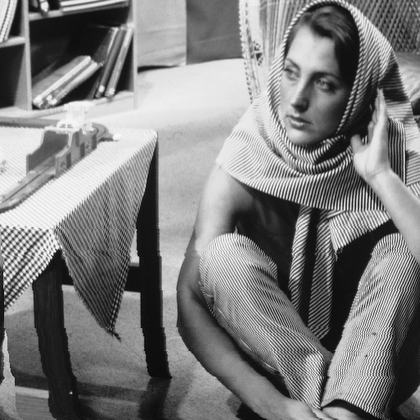
%> input picture Semana 9/imagens/barbara_gray.bmp, 420 x 420 px, shrunk from 512 x 512 before the run
$ octave exercicio_3.m   (GNU Octave 9; MATLAB toolbox functions it lacks are replaced by stand-ins)
%> lines starting %> are read from the running program, lines starting %| are printed output that depends on the picture; in (x1, y1, x2, y2) boxes, pixels count from 0 and x2, y2 are one past the last pixel; in counts of white or black regions, pixels touching at a corner belong together; the program's own positions count from 1
### Semana 9/cria_diamante.m
function diamante = cria_diamante(raio)
  tamanho = 2 * raio + 1;  % O diâmetro do diamante
  centro = raio + 1;  % O centro do diamante
  diamante = zeros(tamanho, tamanho);  % Inicializa a matriz do elemento estruturante

  for i = 1:tamanho
    for j = 1:tamanho
      if abs(i - centro) + abs(j - centro) <= raio
        diamante(i, j) = 1;
      end
    end
  end
end

### Semana 9/erosao.m
function imagem_erodida = erosao(imagem_binaria, matriz_elemento_estruturante)
    [linhas, colunas] = size(imagem_binaria);
    [linhas_ee, colunas_ee] = size(matriz_elemento_estruturante);
    largura_borda = floor(linhas_ee / 2);
    altura_borda = floor(colunas_ee / 2);

    % Adiciona borda à imagem para tratar as bordas
    imagem_com_borda = padarray(imagem_binaria, [largura_borda, altura_borda], 0, 'both');
    imagem_erodida = zeros(size(imagem_binaria));

    for i = 1:linhas
        for j = 1:colunas
            % Extrai a região de interesse
            regiao = imagem_com_borda(i:i+2*largura_borda, j:j+2*altura_borda);

            % Realiza a operação E lógico e verifica se o resultado corresponde ao elemento estruturante
            if all(all((regiao & matriz_elemento_estruturante) == matriz_elemento_estruturante))
                imagem_erodida(i, j) = 1;
            end
        end
    end
end

### Semana 9/dilata.m
function imagem_dilatada = dilata(imagem_bin, matriz_elemento_estruturante)
    [linhas, colunas] = size(imagem_bin);
    [linhas_ee, colunas_ee] = size(matriz_elemento_estruturante);
    pad_largura = floor(linhas_ee / 2);
    pad_altura = floor(colunas_ee / 2);

    % Adiciona borda à imagem para facilitar o processamento das bordas
    imagem_com_borda = padarray(imagem_bin, [pad_largura, pad_altura], 0, 'both');
    imagem_dilatada = zeros(size(imagem_bin));

    for i = 1:linhas
        for j = 1:colunas
            % Extrai a região de interesse
            regiao = imagem_com_borda(i:i+2*pad_largura, j:j+2*pad_altura);

            % Se pelo menos um pixel na região de interesse corresponder ao elemento estruturante, marque o pixel como 1
            if any(any(regiao & matriz_elemento_estruturante))
                imagem_dilatada(i, j) = 1;
            end
        end
    end
end

### Semana 9/abertura.m
function imagem_abertura = abertura(imagem, elemento_estruturante)
  imagem_erodida = erosao(imagem, elemento_estruturante);
  imagem_abertura = dilata(imagem_erodida, elemento_estruturante);
end

### Semana 9/fechamento.m
function imagem_fechamento = fechamento(imagem, elemento_estruturante)
  imagem_dilatada = dilata(imagem, elemento_estruturante);
  imagem_fechamento = erosao(imagem_dilatada, elemento_estruturante);
end

### Semana 9/exercicio_3.m
img = imread('imagens/barbara_gray.bmp');
%> img is the input picture: size 420x420 uint8; min 0, max 255, mean 126.6

threshold = 0.5;
img_bin = im2bw(img, threshold);
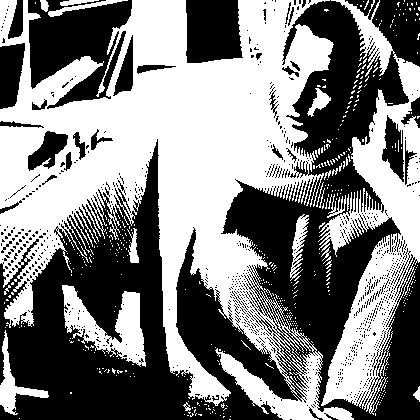
%> img_bin: size 420x420 logical; 50.5% white; 846 black regions (811 under 20 px), largest, box (x1, y1, x2, y2) and area: (0, 0, 420, 420) 69099, (28, 0, 132, 109) 6736, (186, 0, 243, 63) 3211

% Definir o elemento estruturante
diamante = cria_diamante(3);

% Chamar a função de abertura
img_abertura = abertura(img_bin, diamante);
%> in erosao, `imagem_com_borda = padarray(imagem_binaria, [largura_borda, altura_bor..`: imagem_com_borda: size 426x426 logical; 49% white; 452 white regions (428 under 20 px), largest, box (x1, y1, x2, y2) and area: (3, 3, 357, 423) 65983, (321, 3, 423, 418) 15595, (65, 288, 149, 370) 3009
%> after the loop in erosao, `for i = 1:linhas`:
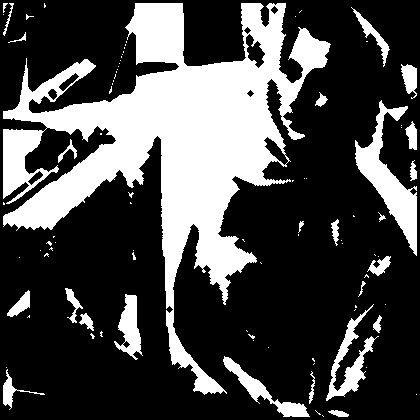
%> imagem_erodida: size 420x420 double; values 0 (black) and 1 (white), 28.7% white; 91 white regions (65 under 20 px), largest, box (x1, y1, x2, y2) and area: (3, 3, 331, 395) 40916, (355, 100, 417, 256) 3044, (326, 304, 379, 401) 1328
%> in dilata, `imagem_com_borda = padarray(imagem_bin, [pad_largura, pad_altura], 0, ..`:
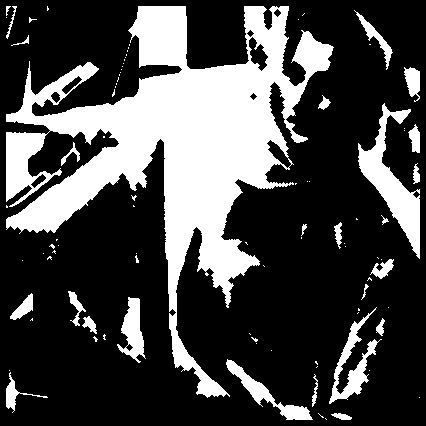
%> imagem_com_borda: size 426x426 double; values 0 (black) and 1 (white), 27.9% white; 91 white regions (65 under 20 px), largest, box (x1, y1, x2, y2) and area: (6, 6, 334, 398) 40916, (358, 103, 420, 259) 3044, (329, 307, 382, 404) 1328
%> after the loop in dilata, `for i = 1:linhas`:
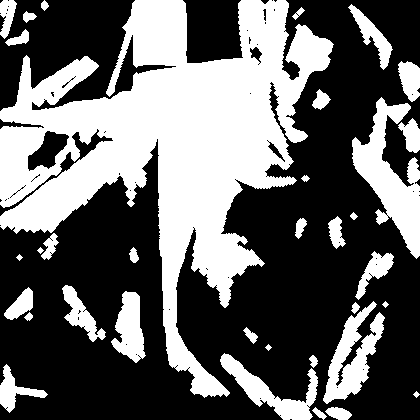
%> imagem_dilatada: size 420x420 double; values 0 (black) and 1 (white), 39.7% white; 35 white regions, largest, box (x1, y1, x2, y2) and area: (0, 0, 334, 398) 51516, (352, 97, 420, 259) 4642, (323, 301, 385, 404) 2696
imwrite(img_dilatada, 'imagens/barbara_gray_abertura.bmp');

% Chamar a função de fechamento
img_fechamento = fechamento(img_bin, diamante);
%> after the loop in dilata (call 2), `for i = 1:linhas`:
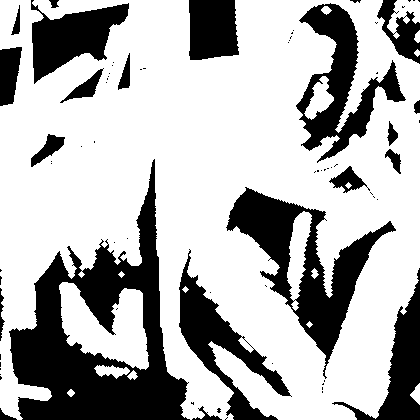
%> imagem_dilatada: size 420x420 double; values 0 (black) and 1 (white), 69.5% white; 76 black regions (54 under 20 px), largest, box (x1, y1, x2, y2) and area: (9, 159, 190, 420) 18522, (226, 187, 396, 379) 9035, (296, 3, 406, 163) 5999
%> in erosao (call 2), `imagem_com_borda = padarray(imagem_binaria, [largura_borda, altura_bor..`:
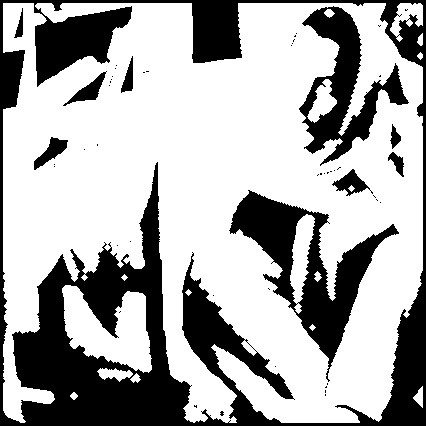
%> imagem_com_borda: size 426x426 double; values 0 (black) and 1 (white), 67.5% white; 52 black regions (42 under 20 px), largest, box (x1, y1, x2, y2) and area: (0, 0, 426, 426) 41768, (229, 190, 399, 382) 9035, (299, 6, 409, 166) 5999
%> after the loop in erosao (call 2), `for i = 1:linhas`:
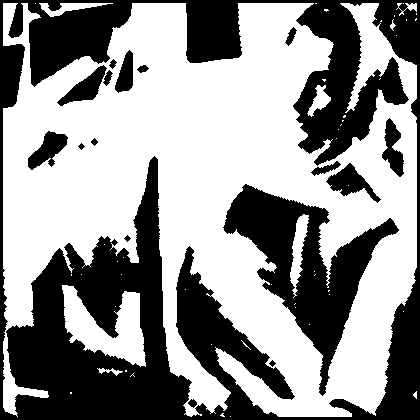
%> imagem_erodida: size 420x420 double; values 0 (black) and 1 (white), 58.1% white; 17 black regions, largest, box (x1, y1, x2, y2) and area: (0, 0, 420, 420) 57802, (223, 184, 399, 396) 11914, (326, 163, 381, 203) 864
imwrite(img_fechamento, 'imagens/barbara_gray_fechamento.bmp');
